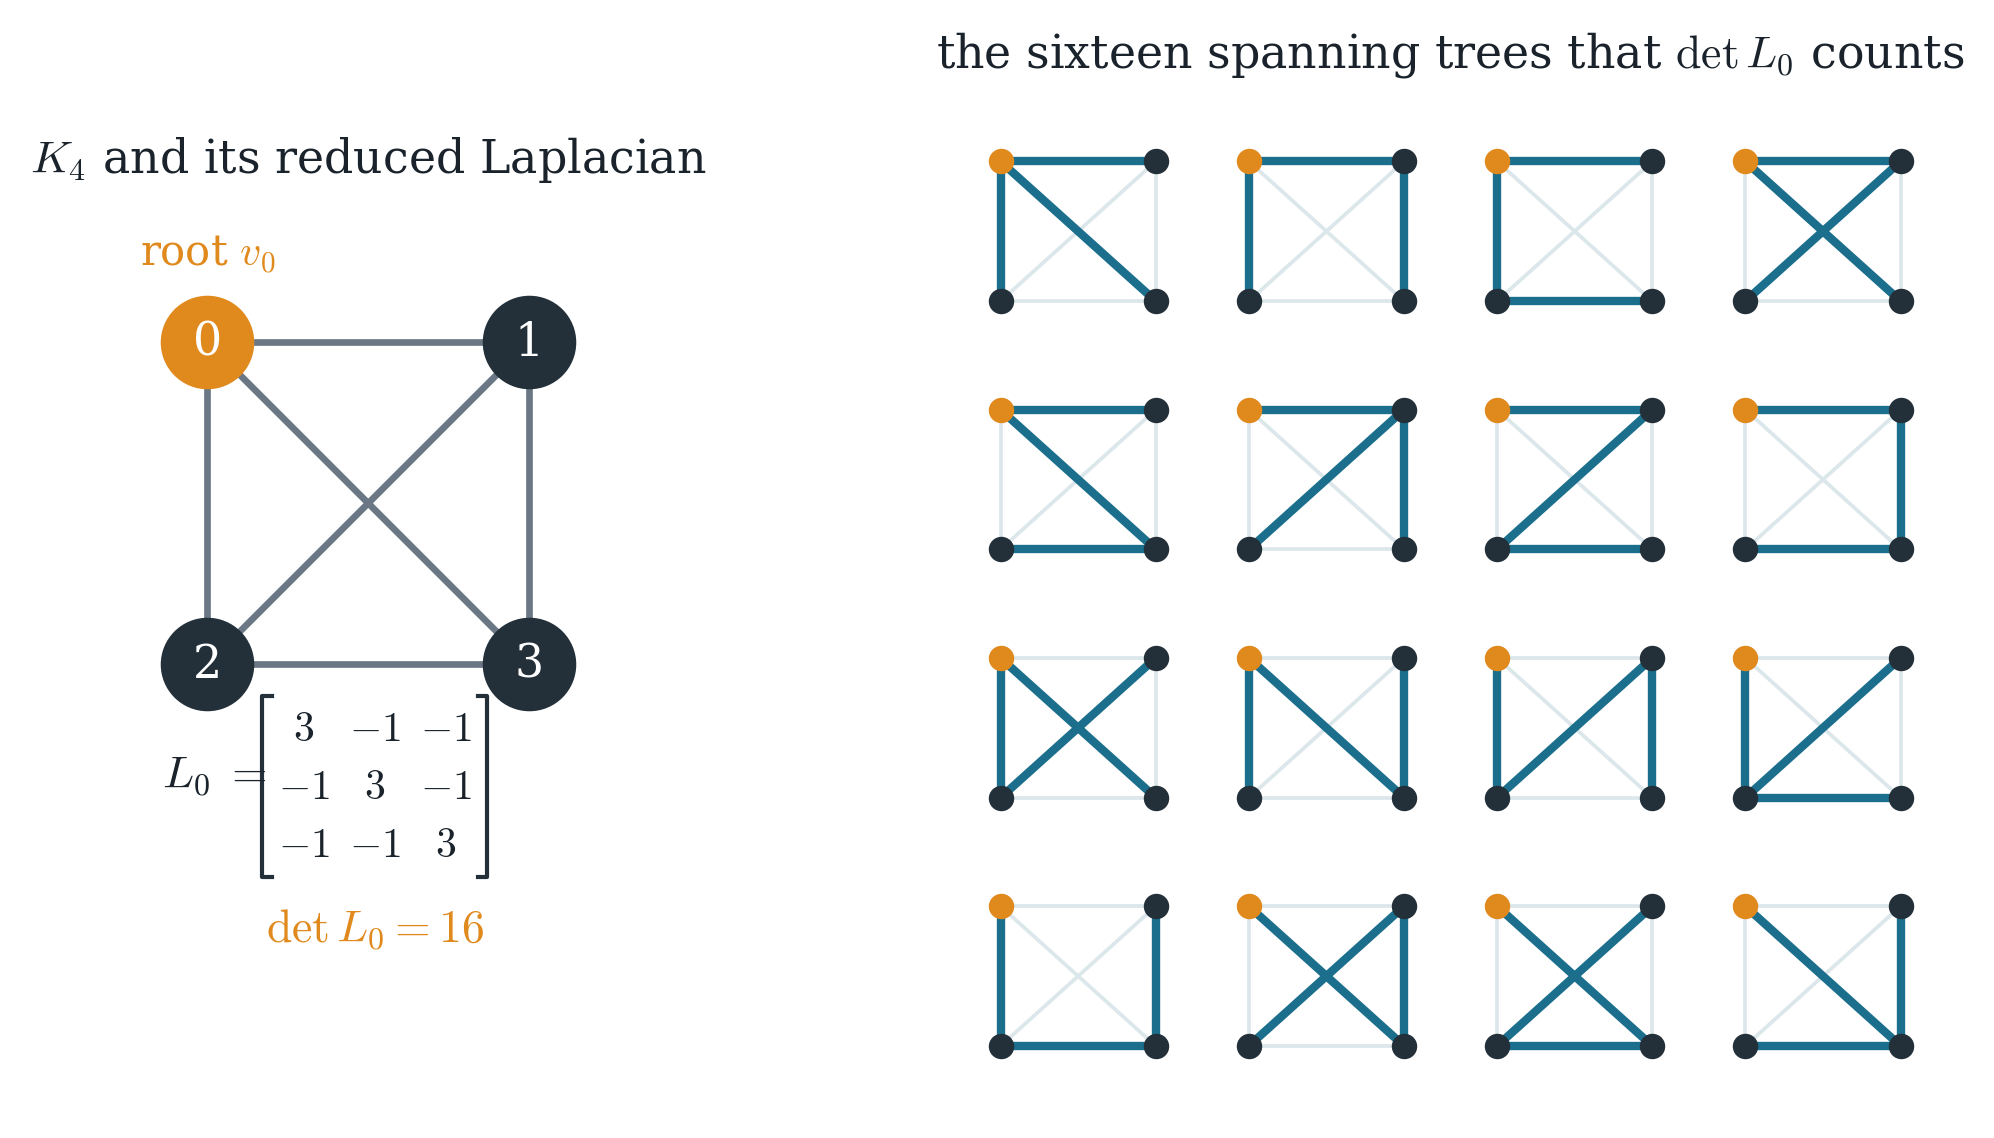

The Python source for this figure:
"""Fig 1 (Paper V): K4, its reduced Laplacian, and the sixteen spanning trees.
All data exact: the 16 spanning trees of K4 enumerated by brute force; det L0 = 16."""
from itertools import combinations
import numpy as np
import matplotlib.pyplot as plt
from fig_style import COL, setup, save

setup()

# --- exact data -------------------------------------------------------------
V = [0, 1, 2, 3]
E = list(combinations(V, 2))            # 6 edges of K4


def connected(edges):
    adj = {v: set() for v in V}
    for a, b in edges:
        adj[a].add(b); adj[b].add(a)
    seen, stack = {0}, [0]
    while stack:
        v = stack.pop()
        for w in adj[v]:
            if w not in seen:
                seen.add(w); stack.append(w)
    return len(seen) == 4


trees = [S for S in combinations(E, 3) if connected(S)]
assert len(trees) == 16
# reduced Laplacian of K4 at v0 = 0  (rows/cols 1,2,3)
L0 = np.array([[3, -1, -1], [-1, 3, -1], [-1, -1, 3]])
assert round(np.linalg.det(L0)) == 16

# --- layout -----------------------------------------------------------------
fig = plt.figure(figsize=(8.6, 4.4))
gs = fig.add_gridspec(1, 2, width_ratios=[1.05, 2.1], wspace=0.18)

# left panel: K4 + the reduced Laplacian
axL = fig.add_subplot(gs[0])
pos = {0: (0, 1), 1: (1, 1), 2: (0, 0), 3: (1, 0)}
for a, b in E:
    axL.plot(*zip(pos[a], pos[b]), color=COL["grey"], lw=1.6, zorder=1)
for v, (x, y) in pos.items():
    fc = COL["accent"] if v == 0 else COL["node"]
    axL.scatter([x], [y], s=460, color=fc, zorder=2)
    axL.text(x, y, str(v), color="white", ha="center", va="center",
             fontsize=11, zorder=3)
axL.text(0, 1.24, r"root $v_0$", ha="center", fontsize=10, color=COL["accent"])
rows = [[3, -1, -1], [-1, 3, -1], [-1, -1, 3]]
axL.text(0.02, -0.38, r"$L_0\;=$", ha="center", fontsize=11)
for i, row in enumerate(rows):
    for j, x in enumerate(row):
        axL.text(0.30 + 0.22 * j, -0.20 - 0.18 * i, f"${x}$",
                 ha="center", va="center", fontsize=10)
axL.plot([0.20, 0.17, 0.17, 0.20], [-0.10, -0.10, -0.66, -0.66],
         color=COL["node"], lw=1.0)
axL.plot([0.84, 0.87, 0.87, 0.84], [-0.10, -0.10, -0.66, -0.66],
         color=COL["node"], lw=1.0)
axL.text(0.52, -0.86, r"$\det L_0 = 16$", ha="center", fontsize=11,
         color=COL["accent"])
axL.set_xlim(-0.45, 1.45); axL.set_ylim(-1.05, 1.45)
axL.set_aspect("equal"); axL.axis("off")
axL.set_title(r"$K_4$ and its reduced Laplacian", fontsize=11)

# right panel: the 16 spanning trees, 4x4 grid
axR = fig.add_subplot(gs[1])
axR.set_title(r"the sixteen spanning trees that $\det L_0$ counts", fontsize=11)
sp = 1.6
for k, S in enumerate(trees):
    ox, oy = (k % 4) * sp, (3 - k // 4) * sp
    for a, b in E:
        x = [pos[a][0] + ox, pos[b][0] + ox]
        y = [pos[a][1] * 0.9 + oy, pos[b][1] * 0.9 + oy]
        if (a, b) in S:
            axR.plot(x, y, color=COL["pos"], lw=2.0, zorder=2)
        else:
            axR.plot(x, y, color=COL["band"], lw=0.9, zorder=1)
    for v, (x, y) in pos.items():
        fc = COL["accent"] if v == 0 else COL["node"]
        axR.scatter([x + ox], [y * 0.9 + oy], s=26, color=fc, zorder=3)
axR.set_xlim(-0.4, 3 * sp + 1.4); axR.set_ylim(-0.4, 3 * sp + 1.35)
axR.set_aspect("equal"); axR.axis("off")

save(fig, "mt_fig1_k4trees")
